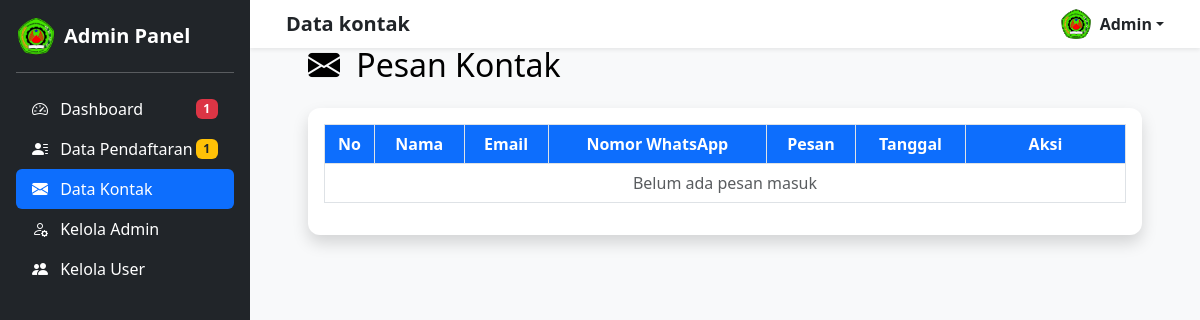
/data_kontak.php, run on an earlier commit of the app's database.
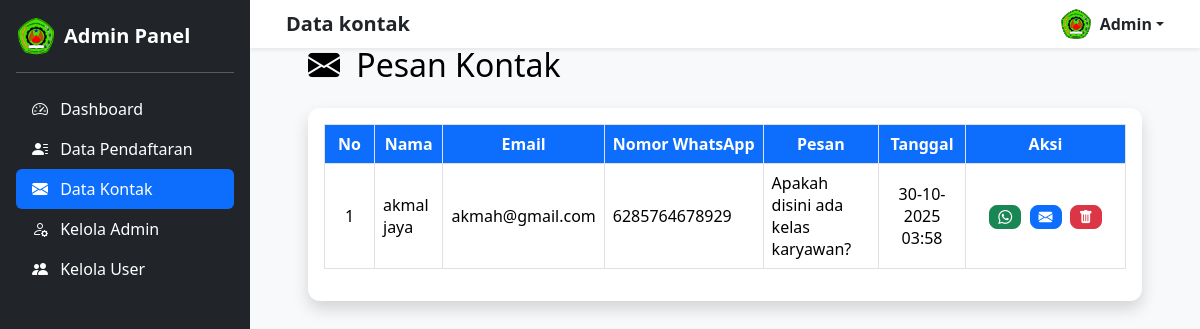
And on a later commit of the database.
### tables this page shows
CREATE TABLE `kontak` (
  `id_pesan` int(11) NOT NULL,
  `nama` varchar(100) DEFAULT NULL,
  `email` varchar(100) DEFAULT NULL,
  `nomor_wa` varchar(20) DEFAULT NULL,
  `pesan` text DEFAULT NULL,
  `tanggal` timestamp NOT NULL DEFAULT current_timestamp()
);

### data_kontak.php (the view, shortened to what the changed rows need)
<?php
include 'sidebar_admin.php';
include 'koneksi.php';
$query = mysqli_query($conn, "SELECT * FROM kontak ORDER BY id_pesan DESC");
?>
<!DOCTYPE html>
<html lang="id">
<head>
    <link href="https://cdn.jsdelivr.net/npm/bootstrap@5.3.2/dist/css/bootstrap.min.css" rel="stylesheet">
    <link href="https://cdn.jsdelivr.net/npm/bootstrap-icons@1.10.5/font/bootstrap-icons.css" rel="stylesheet">
</head>
<body>
<div class="main-content">
    <div class="container-fluid">
        <div class="p-3">
            <h2 class="text-black mb-4">
                <i class="bi bi-envelope-fill me-2"></i> Pesan Kontak
            </h2>
            <div class="card shadow border-0">
                <div class="card-body">
                    <div class="table-responsive">
                        <table class="table table-bordered table-hover align-middle">
                            <thead class="text-center">
                                <tr>
                                    <th style="width: 50px;">No</th>
                                    <th>Nama</th>
                                    <th>Email</th>
                                    <th>Nomor WhatsApp</th>
                                    <th>Pesan</th>
                                    <th>Tanggal</th>
                                    <th style="width: 160px;">Aksi</th>
                                </tr>
                            </thead>
                            <tbody>
                                <?php
                                $no = 1;
                                if (mysqli_num_rows($query) > 0) {
                                    while ($row = mysqli_fetch_assoc($query)) {
                                        echo "
                                        <tr>
                                            <td class='text-center'>{$no}</td>
                                            <td>{$row['nama']}</td>
                                            <td>{$row['email']}</td>
                                            <td>{$row['nomor_wa']}</td>
                                            <td>{$row['pesan']}</td>
                                            <td class='text-center'>" . date('d-m-Y H:i', strtotime($row['tanggal'])) . "</td>
                                            <td class='text-center'>
                                                <a href='https://wa.me/{$row['nomor_wa']}' target='_blank' class='btn btn-sm btn-success me-1' title='Balas via WhatsApp'>
                                                    <i class='bi bi-whatsapp'></i>
                                                </a>
                                                <a href='mailto:{$row['email']}' class='btn btn-sm btn-primary me-1' title='Balas via Email'>
                                                    <i class='bi bi-envelope-fill'></i>
                                                </a>
                                                <a href='hapus_kontak.php?id={$row['id_pesan']}' class='btn btn-sm btn-danger' title='Hapus Pesan' onclick='return confirm(\"Yakin ingin menghapus pesan ini?\")'>
                                                    <i class='bi bi-trash-fill'></i>
                                                </a>
                                            </td>
                                        </tr>
                                        ";
                                        $no++;
                                    }
                                } else {
                                    echo "
                                    <tr>
                                        <td colspan='7' class='text-center text-muted'>Belum ada pesan masuk</td>
                                    </tr>
                                    ";
                                }
                                ?>
                            </tbody>
                        </table>
                    </div>
                </div>
            </div>
        </div>
    </div>
</div>
</body>
</html>

### sidebar_admin.php (shortened to what the changed rows need)
<?php
include 'koneksi.php';
$jumlah_pendaftaran_pending = mysqli_fetch_assoc(mysqli_query(
    $conn,
    "SELECT COUNT(*) AS total FROM tb_pendaftaran WHERE status_pendaftaran = 'Pending'"
))['total'];
$jumlah_pesan_baru = mysqli_fetch_assoc(mysqli_query(
    $conn,
    "SELECT COUNT(*) AS total FROM kontak"
))['total'];
if (isset($_SESSION['kontak_diklik']) && $_SESSION['kontak_diklik'] === true) {
    $jumlah_pesan_baru = 0;
}
$total_notif = $jumlah_pendaftaran_pending + $jumlah_pesan_baru;
?>
<?php
$current_page = basename($_SERVER['PHP_SELF']);
?>
<div class="sidebar bg-dark text-white p-3" id="sidebar">
    <ul class="nav nav-pills flex-column mb-auto" id="sidebarMenu">
        <li>
            <a href="dashboard_admin.php"
                class="nav-link text-white d-flex justify-content-between align-items-center <?php echo ($current_page == 'dashboard_admin.php') ? 'active' : ''; ?>">
                <span><i class="bi bi-speedometer2 me-2"></i> Dashboard</span>
                <?php if ($total_notif > 0): ?>
                    <span class="badge bg-danger"><?= $total_notif; ?></span>
                <?php endif; ?>
            </a>
        </li>
        <li>
            <a href="data_pendaftaran.php"
                class="nav-link text-white d-flex justify-content-between align-items-center <?php echo ($current_page == 'data_pendaftaran.php') ? 'active' : ''; ?>">
                <span><i class="bi bi-person-lines-fill me-2"></i> Data Pendaftaran</span>
                <?php if ($jumlah_pendaftaran_pending > 0): ?>
                    <span class="badge bg-warning text-dark"><?= $jumlah_pendaftaran_pending; ?></span>
                <?php endif; ?>
            </a>
        </li>
    </ul>
</div>

What changed in the data, as far as the page shows it:
added kontak: nama "akmal jaya", email "akmah@gmail.com", nomor_wa "6285764678929", pesan "Apakah disini ada kelas karyawan?", tanggal "30-10-2025 03:58"
Also different on the page:
$total_notif: "1" → (not shown)
$jumlah_pendaftaran_pending: "1" → (not shown)
text no longer shown: "Belum ada pesan masuk"
